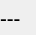
<?xml version="1.0" encoding="UTF-8"?>
<ui version="4.0">
 <class>qhUiVersion</class>
 <widget class="QWidget" name="qhUiVersion">
  <property name="geometry">
   <rect>
    <x>0</x>
    <y>0</y>
    <width>36</width>
    <height>35</height>
   </rect>
  </property>
  <property name="font">
   <font>
    <family>Microsoft YaHei</family>
    <pointsize>16</pointsize>
    <weight>50</weight>
    <bold>false</bold>
   </font>
  </property>
  <property name="windowTitle">
   <string>Form</string>
  </property>
  <layout class="QVBoxLayout" name="verticalLayout">
   <property name="spacing">
    <number>0</number>
   </property>
   <property name="leftMargin">
    <number>0</number>
   </property>
   <property name="topMargin">
    <number>0</number>
   </property>
   <property name="rightMargin">
    <number>0</number>
   </property>
   <property name="bottomMargin">
    <number>0</number>
   </property>
   <item>
    <widget class="QLabel" name="label">
     <property name="text">
      <string>---</string>
     </property>
    </widget>
   </item>
  </layout>
 </widget>
 <resources/>
 <connections/>
</ui>
